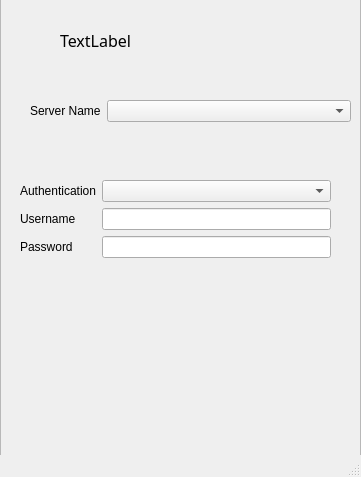
<?xml version="1.0" encoding="UTF-8"?>
<ui version="4.0">
 <class>MainWindow</class>
 <widget class="QMainWindow" name="MainWindow">
  <property name="geometry">
   <rect>
    <x>0</x>
    <y>0</y>
    <width>361</width>
    <height>477</height>
   </rect>
  </property>
  <property name="windowTitle">
   <string>MainWindow</string>
  </property>
  <widget class="QWidget" name="centralwidget">
   <widget class="QFrame" name="frame">
    <property name="geometry">
     <rect>
      <x>0</x>
      <y>-10</y>
      <width>361</width>
      <height>481</height>
     </rect>
    </property>
    <property name="frameShape">
     <enum>QFrame::StyledPanel</enum>
    </property>
    <property name="frameShadow">
     <enum>QFrame::Raised</enum>
    </property>
    <widget class="QLabel" name="label">
     <property name="geometry">
      <rect>
       <x>20</x>
       <y>60</y>
       <width>47</width>
       <height>13</height>
      </rect>
     </property>
     <property name="text">
      <string/>
     </property>
    </widget>
    <widget class="QWidget" name="formLayoutWidget">
     <property name="geometry">
      <rect>
       <x>10</x>
       <y>180</y>
       <width>331</width>
       <height>111</height>
      </rect>
     </property>
     <layout class="QFormLayout" name="formLayout">
      <property name="leftMargin">
       <number>10</number>
      </property>
      <property name="topMargin">
       <number>10</number>
      </property>
      <property name="rightMargin">
       <number>10</number>
      </property>
      <property name="bottomMargin">
       <number>10</number>
      </property>
      <item row="0" column="0">
       <widget class="QLabel" name="label_2">
        <property name="text">
         <string>Authentication</string>
        </property>
       </widget>
      </item>
      <item row="1" column="0">
       <widget class="QLabel" name="label_3">
        <property name="text">
         <string>Username</string>
        </property>
       </widget>
      </item>
      <item row="2" column="0">
       <widget class="QLabel" name="label_4">
        <property name="text">
         <string>Password</string>
        </property>
       </widget>
      </item>
      <item row="1" column="1">
       <widget class="QLineEdit" name="lineEdit_2"/>
      </item>
      <item row="2" column="1">
       <widget class="QLineEdit" name="lineEdit_3"/>
      </item>
      <item row="0" column="1">
       <widget class="QComboBox" name="comboBox"/>
      </item>
     </layout>
    </widget>
    <widget class="QWidget" name="formLayoutWidget_2">
     <property name="geometry">
      <rect>
       <x>20</x>
       <y>100</y>
       <width>331</width>
       <height>51</height>
      </rect>
     </property>
     <layout class="QFormLayout" name="formLayout_2">
      <property name="leftMargin">
       <number>10</number>
      </property>
      <property name="topMargin">
       <number>10</number>
      </property>
      <item row="0" column="0">
       <widget class="QLabel" name="label_5">
        <property name="text">
         <string>Server Name</string>
        </property>
       </widget>
      </item>
      <item row="0" column="1">
       <widget class="QComboBox" name="comboBox_2"/>
      </item>
     </layout>
    </widget>
    <widget class="QLabel" name="label_6">
     <property name="geometry">
      <rect>
       <x>60</x>
       <y>20</y>
       <width>211</width>
       <height>61</height>
      </rect>
     </property>
     <property name="font">
      <font>
       <family>Modern</family>
       <pointsize>12</pointsize>
      </font>
     </property>
     <property name="text">
      <string>TextLabel</string>
     </property>
    </widget>
   </widget>
  </widget>
  <widget class="QStatusBar" name="statusbar"/>
 </widget>
 <resources/>
 <connections/>
</ui>
